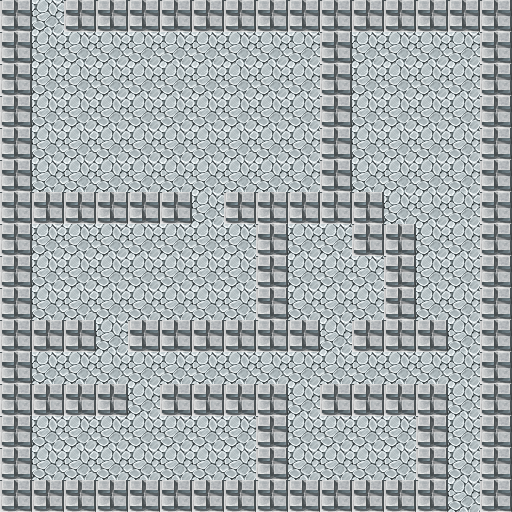

This is a level from a 2D game, rendered from its Tiled map with the project's own tilesets. A one-line summary and the map file follow, with tile-layer data summarised:
An orthogonal 16x16 tile map with 32x32 px tiles, 2 tile layers (floor, wall) and 2 objects (player, goal).

<map version="1.0" orientation="orthogonal" width="16" height="16" tilewidth="32" tileheight="32">
 <tileset firstgid="1" name="main" tilewidth="32" tileheight="32">
  <image source="tileset.png" width="1024" height="2016" />
 </tileset>
 <layer name="floor" width="16" height="16">
  <data>[256 cells, 256 non-empty, 1 distinct tile ids]</data>
 </layer>
 <layer name="wall" width="16" height="16">
  <data>[256 cells, 106 non-empty, 1 distinct tile ids]</data>
 </layer>
 <objectgroup name="objects" width="16" height="16">
  <object name="player" type="player" gid="1663" x="31" y="35" />
  <object name="goal" type="goal" gid="1" x="449" y="510" />
 </objectgroup>
</map>
